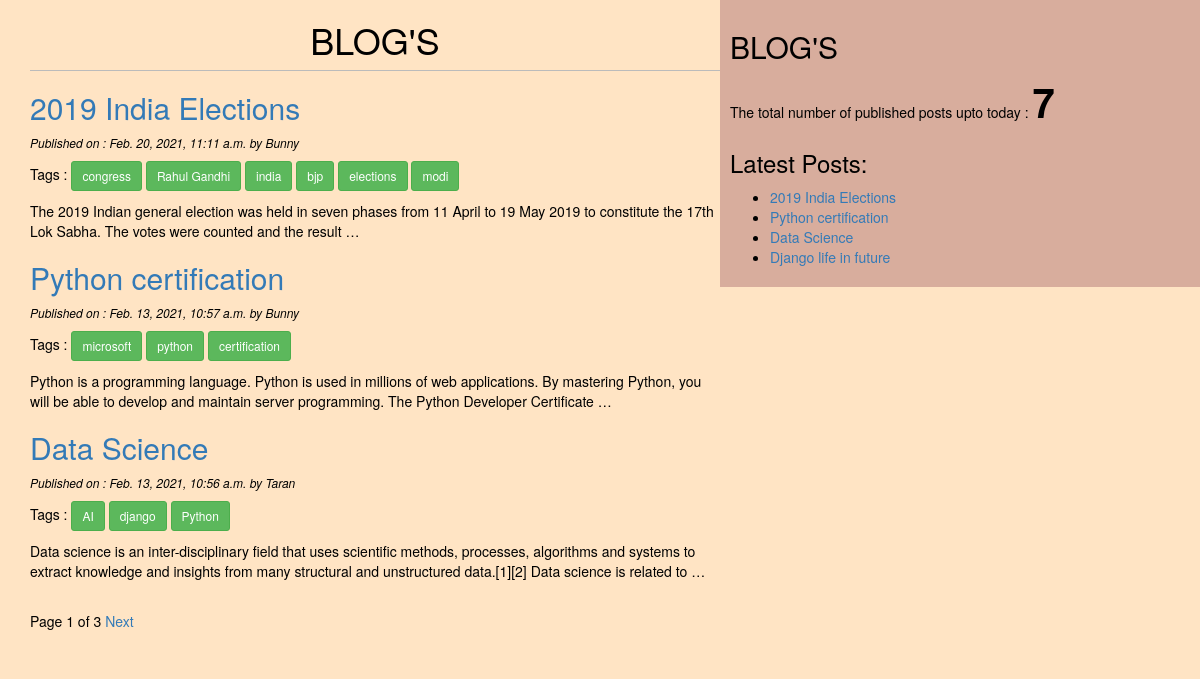
The page / on the database its author committed.
### blog/models.py (models this page shows, shortened)
class POST(models.Model):
     STATUS_CHOICES=(('draft','Draft'),('published','Published'))
     title=models.CharField(max_length=256)
     slug=models.SlugField(max_length=264,unique_for_date="publish")
     author=models.ForeignKey(User,related_name="blog_post",on_delete=models.CASCADE)
     body=models.TextField()
     publish=models.DateTimeField(default=timezone.now)
     created=models.DateTimeField(auto_now_add=True)
     updated=models.DateTimeField(auto_now=True)
     status=models.CharField(max_length=10,choices=STATUS_CHOICES,default="draft")
     objects=CustomManager()
     tags=TaggableManager()
     class Meta:
        ordering=('-publish',)
     def get_absolute_url(self):
          return reverse("post_detail",args=[self.publish.year,self.publish.strftime("%m"),self.publish.strftime("%d"),self.slug] )

### blog/views.py (the view)
# urls.py: path('', views.post_list_view),
def post_list_view(request,tag_slug=None):
    post_list=POST.objects.all()
    tag=None
    if tag_slug:
        tag=get_object_or_404(Tag,slug=tag_slug)
        post_list=post_list.filter(tags__in=[tag])
    paginator=Paginator(post_list,3)
    page_number=request.GET.get('page')
    try:
        post_list=paginator.page(page_number)
    except PageNotAnInteger:
        post_list=paginator.page(1)
    except EmptyPage:
        post_list=paginator.page(paginator.num_pages)
    return render(request,'blog/post_list.html',{'post_list':post_list,'tag':tag})

### blog/models.py (called while the page is built)
     def get_queryset(self):
          return super().get_queryset().filter(status="published")

### blog/templatetags/blog_tags.py (called while the page is built)
@register.simple_tag
def total_posts():
    return POST.objects.count()

@register.inclusion_tag('blog/latest_posts123.html')
def show_latest_posts(count=4):
    latest_posts=POST.objects.order_by('-publish')[:count]
    return {'latest_posts':latest_posts}
    return POST.objects.annotate(total_comments=Count('comments')).order_by('-total_comments')[:count]

### templates/blog/post_list.html (shortened to what this page needs)
<!DOCTYPE>
{% extends 'blog/base.html' %}
{% block content %}
  <h1> BLOG'S</h1>
  {%for post in post_list%}
    <h2>
    <a href="{{post.get_absolute_url}}">{{post.title}}</a>
    </h2>
    <p id="date">
    Published on : {{post.publish}} by {{post.author|title}}
    </p>
    <p>Tags :
     {%for tag in post.tags.all%}
      <a href="{%url "post_list_by_tag_name" tag.slug%}" class="btn btn-success btn-sm">{{tag.name}}</a>
       {%endfor%}
    </p>
   {{post.body|truncatewords:30|linebreaks}}
  {% endfor %}
 {% include 'blog/pagination.html' with page=post_list %}
  {% endblock  %}

### templates/blog/base.html (shortened to what this page needs)
<!DOCTYPE html>
{%load blog_tags%}
{% load static %}
<html>
  <head>
    <link rel="stylesheet" href="https://maxcdn.bootstrapcdn.com/bootstrap/3.3.7/css/bootstrap.min.css">
    <link rel="stylesheet" href="{%static "css/blog.css" %}">
  </head>
  <body>
  <div class="content">
  {% block content %}
  {% endblock  %}
  </div>
 <div class="sidebar">
  <h2> BLOG'S  </h2>
  <p> The total number of published posts upto today :
  <span id="pcount">
  {%total_posts%}
  </span>
  </p>
  <h3>
  Latest Posts:
  </h3>
  {%show_latest_posts 4%}
  </div>
  </body>
</html>

### templates/blog/pagination.html (shortened to what this page needs)
<div class="pagination">
  <span class='current'>
   Page {{page.number}} of {{page.paginator.num_pages}}
  </span>
  {%if page.has_next%}
  <a href="?page={{page.next_page_number}}">Next</a>
  {% endif %}
</div>

### templates/blog/latest_posts123.html
<ul>
{%for post in latest_posts%}
 <li><a href="{{post.get_absolute_url}}">{{post.title}}</a></li>
{%endfor%}
</ul>

### static/css/blog.css (style rules this page uses)
.content { width: 60%; float: left; padding: 0 0 0 30px; background-color: bisque; }
.sidebar { height:auto; width: 40%; float: right; padding: 10px; background-color: rgb(216, 173, 157); }
h1 { text-align: center; padding-bottom: 10px; border-bottom: 1px solid #bbb; }
body { color: black; background-color: bisque; }
#date { font-style: italic; color: black; font-size: 12px; }
#pcount { font-size: 40px; font-weight: bold; }

### rows shown on the page
POST: title "2019 India Elections", publish "Feb. 20, 2021, 11:11 a.m.", author "Bunny", body "The 2019 Indian general election was held in seven phases from 11 April to 19 May 2019 to constitute the 17th Lok Sabha. The votes were counted and the result …"
Tag: name "congress"
Tag: name "Rahul Gandhi"
Tag: name "india"
Tag: name "bjp"
Tag: name "elections"
Tag: name "modi"
POST: title "Python certification", publish "Feb. 13, 2021, 10:57 a.m.", author "Bunny", body "Python is a programming language. Python is used in millions of web applications. By mastering Python, you will be able to develop and maintain server programming. The Python Developer Certificate …"
Tag: name "microsoft"
Tag: name "python"
Tag: name "certification"
POST: title "Data Science", publish "Feb. 13, 2021, 10:56 a.m.", author "Taran", body "Data science is an inter-disciplinary field that uses scientific methods, processes, algorithms and systems to extract knowledge and insights from many structural and unstructured data.[1][2] Data science is related to …"
Tag: name "AI"
Tag: name "django"
Tag: name "Python"
POST: title "Django life in future"

### other values the page prints
{{ page.number }} "1"
{{ page.paginator.num_pages }} "3"
